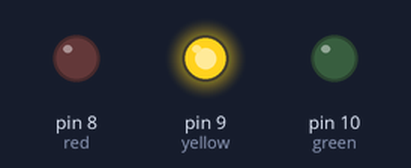
Bench run of a sketch on a simulated Arduino Uno, built with avr-gcc and run on an emulated ATmega328P. Parts: output pins drawn as LEDs (lit = HIGH).

Above: at 1.5 s.
At 9.0 s:
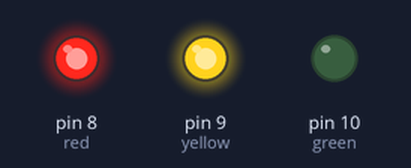
At 19.0 s:
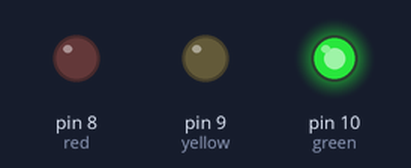
At 33.5 s:
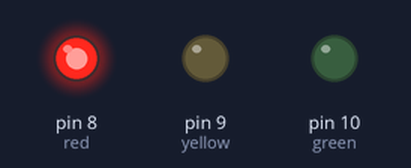
Timing chart, 0 to 36.4 s (numbered marks = the images above):
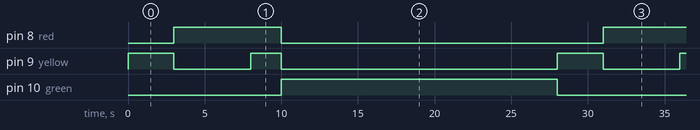

Measured:
- by itself, pin 8 (red): alternates HIGH for 7.0 s and LOW for 21.0 s
- by itself, pin 9 (yellow): repeats every 28.0 s: LOW 5.0 s, HIGH 2.0 s, LOW 18.0 s, HIGH 3.0 s
- by itself, pin 10 (green): alternates HIGH for 18.0 s and LOW for 10.0 s

The sketch:

trafficeLight_controller.ino
```cpp
int red = 8;
int yellow = 9;
int green = 10;

void setup() {
  // put your setup code here, to run once:
pinMode(red, OUTPUT);
pinMode(yellow, OUTPUT);
pinMode(green, OUTPUT);
}

void loop() {
  // put your main code here, to run repeatedly:
    changeLights();
    delay(15000);
}
void changeLights(){
    // green off, yellow on for 3 seconds
    digitalWrite(green, LOW);
    digitalWrite(yellow, HIGH);
    delay(3000);
    // turn off yellow, then turn red on for 5 seconds
    digitalWrite(yellow, LOW);
    digitalWrite(red, HIGH);
    delay(5000);
    // red and yellow on for 2 seconds (red is already on though)
    digitalWrite(yellow, HIGH);
    delay(2000);
    // turn off red and yellow, then turn on green
    digitalWrite(yellow, LOW);
    digitalWrite(red, LOW);
    digitalWrite(green, HIGH);
    delay(3000);
}
```
